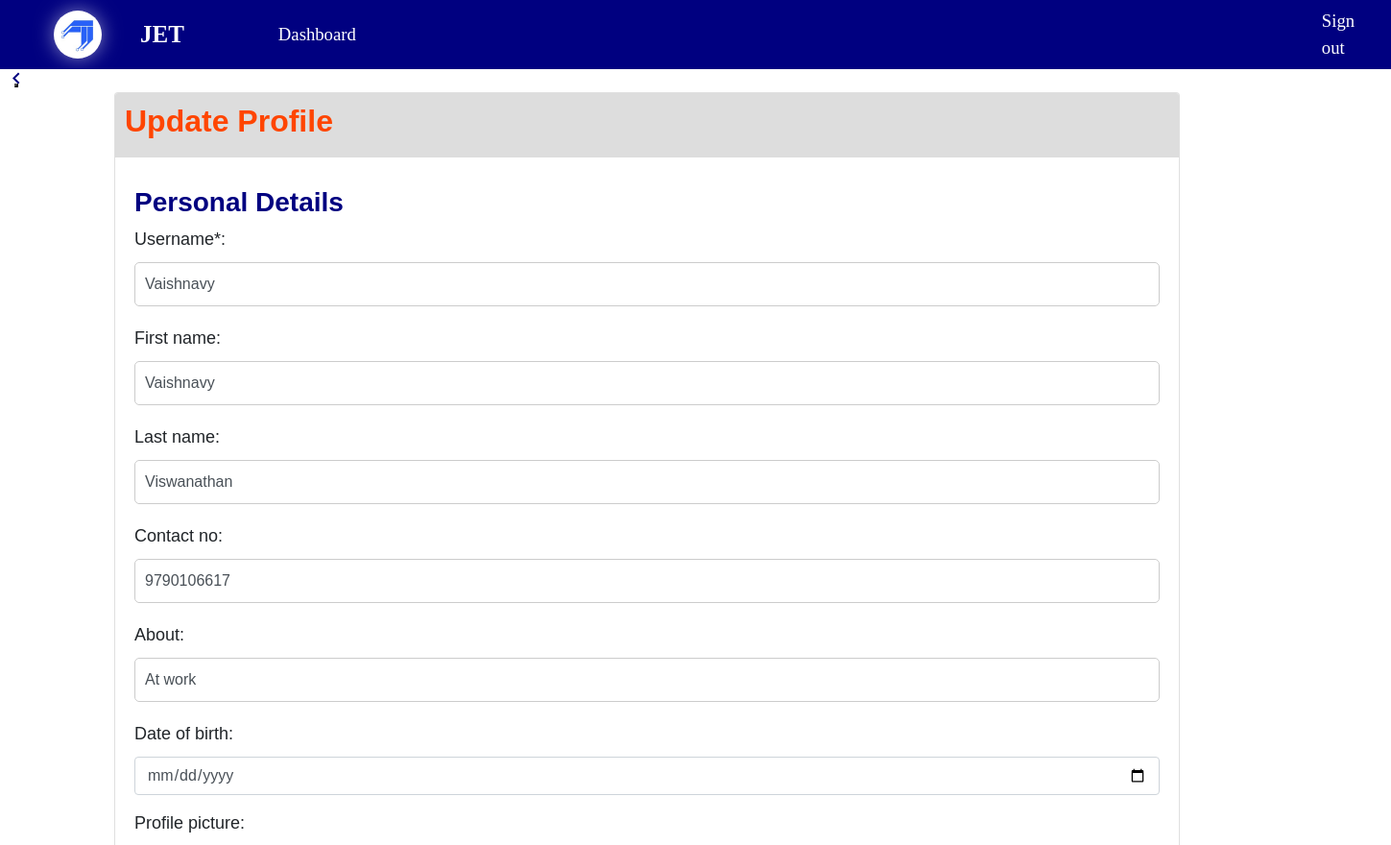
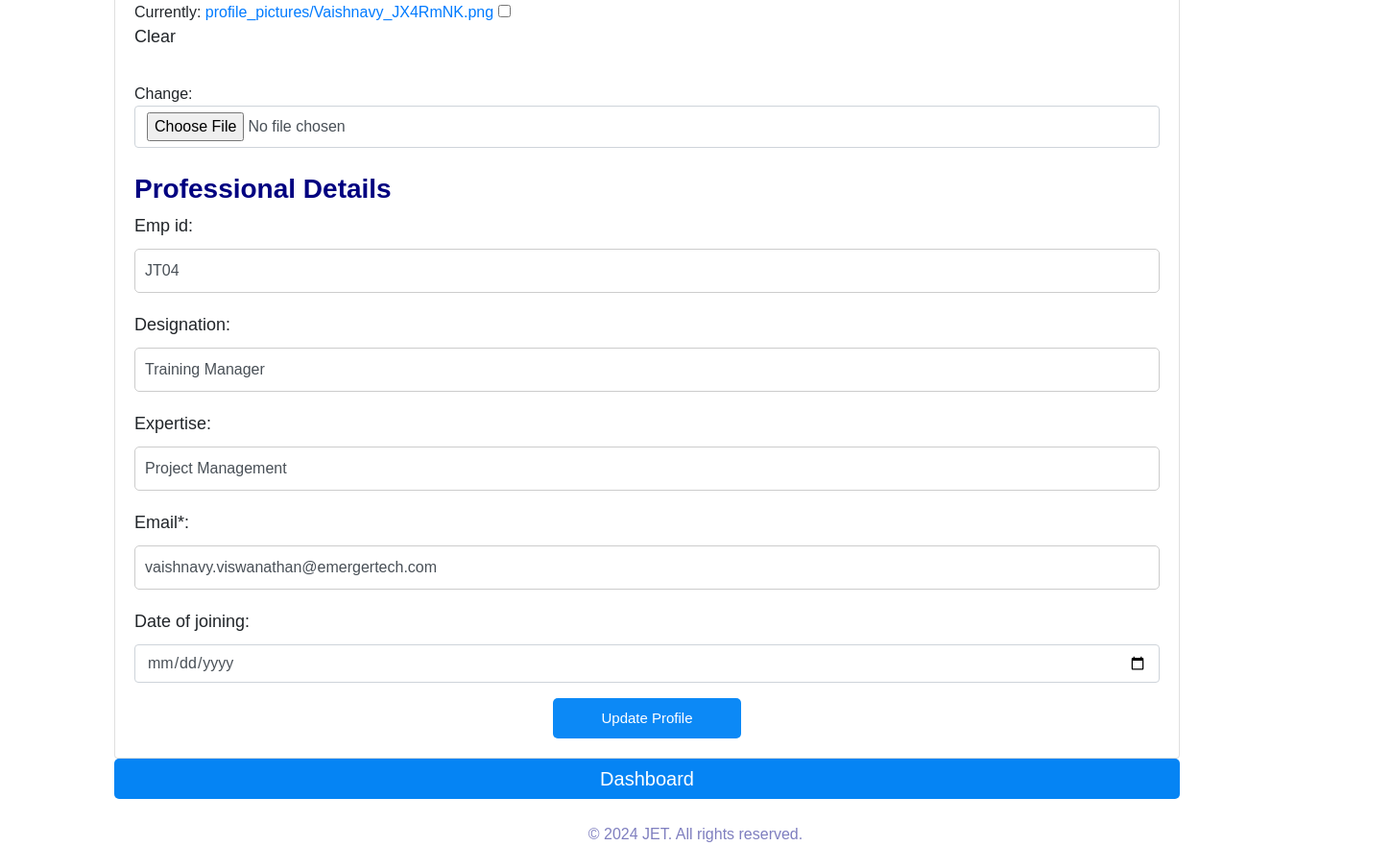
The page /user/7/update/ (signed in) on the database its author committed (2 pictures, top to bottom).
### app/models.py (models this page shows)
class User(AbstractUser, PermissionsMixin):
    username = models.CharField(max_length=50, blank=False, unique=True)
    About = models.CharField(max_length=50, null=True, blank=True)
    profile_picture = models.ImageField(upload_to='profile_pictures/', blank=True, null=True)
    first_name = models.CharField(max_length=25, blank=False)
    last_name = models.CharField(max_length=25, blank=False)
    email = models.EmailField(unique=True)
    emp_id = models.CharField(max_length=10, blank=True)
    designation = models.CharField(max_length=25, blank=True)
    Date_of_birth = models.DateField(null=True, blank=True)
    contact_no = models.CharField(max_length=10, blank=True)
    expertise = models.CharField(max_length=250, blank=True)
    certifications = models.CharField(max_length=250, blank=True)
    Date_of_joining = models.DateField(null=True, blank=True)
    department = models.CharField(max_length=255, blank=True)
    objects = CustomUserManager()
    USERNAME_FIELD = 'username'
    REQUIRED_FIELDS = []

### app/views.py (the view)
# urls.py: path('user/<pk>/update/', views.user_update, name='user_update'),
@login_required
def user_update(request, pk):
    User = get_user_model()
    user = get_object_or_404(User, pk=pk)
    if request.user != user:
        return HttpResponseForbidden()
    if request.method == 'POST':
        personal_details_form = PersonalDetailsForm(request.POST, request.FILES, instance=user)
        professional_details_form = ProfessionalDetailsForm(request.POST, instance=user)
        if personal_details_form.is_valid() and professional_details_form.is_valid():
            user = personal_details_form.save(commit=False)  # Get the user instance
            user.username = personal_details_form.cleaned_data.get('username')
            user.first_name = personal_details_form.cleaned_data.get('first_name')
            user.last_name = personal_details_form.cleaned_data.get('last_name')
            user.Date_of_birth = personal_details_form.cleaned_data.get('Date_of_birth')
            user.save()  # Save changes to user
            profile = Profile.objects.get(user=user)  # Assuming one-to-one relationship
            profile.profile_picture = personal_details_form.cleaned_data.get('profile_picture', profile.profile_picture)  # Keep existing if not updated
            profile.save()
            user.emp_id = professional_details_form.cleaned_data.get('emp_id')
            user.designation = professional_details_form.cleaned_data.get('designation')
            user.expertise = professional_details_form.cleaned_data.get('expertise')
            user.Date_of_joining = professional_details_form.cleaned_data.get('Date_of_joining')
            professional_details_form.instance = user  # Assign the user instance to the form
            professional_details_form.save()  # Save professional details
            return redirect('dashboard')  # Redirect to the dashboard
    else:
        personal_details_form = PersonalDetailsForm(instance=user)
        professional_details_form = ProfessionalDetailsForm(instance=user)
    return render(request, 'user_update.html', {
        'personal_details_form': personal_details_form,
        'professional_details_form': professional_details_form,
    })

### app/forms.py
class PersonalDetailsForm(forms.ModelForm):
    class Meta:
        model = User
        fields = ('username', 'first_name', 'last_name',  'contact_no', 'About', 'Date_of_birth', 'profile_picture')
        widgets = {
            'Date_of_birth': forms.DateInput(attrs={'type': 'date'}),
        }
    def __init__(self, *args, **kwargs):
        super().__init__(*args, **kwargs)
        for field in self.fields.values():
            field.widget.attrs.update({'class': 'form-control'})
        self.fields['username'].label = "Username*"

class ProfessionalDetailsForm(forms.ModelForm):
    class Meta:
        model = User
        fields = ('emp_id', 'designation', 'expertise', 'email', 'Date_of_joining')
        widgets = {
            'Date_of_joining': forms.DateInput(attrs={'type': 'date'}),
        }
    def __init__(self, *args, **kwargs):
        super().__init__(*args, **kwargs)
        for field in self.fields.values():
            field.widget.attrs.update({'class': 'form-control'})
        self.fields['email'].label = "Email*"

### templates/user_update.html (shortened to what this page needs)
{% extends 'base.html' %}
{% load static %}
{% block content %}
<button><a class="back-button" onclick="location.href='{% url 'user_list' %}'"></a></button>
<div class="container">
    <div class="row justify-content-center">
        <div class="col-md-12">
            <div class="card">
                <div class="card-header" style="background-color:#ddd;color:orangered;">
                    <h2>Update Profile</h2>
                </div>
                <div class="card-body">
                    <form method="post" enctype="multipart/form-data">
                        <div class="row">
                            <div class="col-md-12">
                                <h3 style="color:navy;">Personal Details</h3>
                                {{ personal_details_form.as_p }}
                            </div>
                            <div class="col-md-12">
                                <h3 style="color:navy;">Professional Details</h3>
                                {{ professional_details_form.as_p }}
                            </div>
                        </div>
                        <div class="row justify-content-center">
                          <div class="col-md-12 text-center">
                              <button type="submit" class="btn btn-primary" style="background-color:navy; margin:auto;">Update Profile</button>
                          </div>
                      </div>
                </div>
            </div>
        </div>
    </div>
    <div class="row justify-content-center">
        <div class="col-md-12">
            <button class="btn btn-primary btn-block" style="background-color:navy;">
                <a href="{% url 'dashboard' %}" style="text-decoration: none; color: inherit;">Dashboard</a>
            </button>
        </div>
    </div>
</div>
{% endblock %}

### Static/css/master.css (style rules this page uses)
* { box-sizing: border-box; margin: 0; padding: 0; }
body { font-family: Arial, sans-serif; background-color:white; background-image: none; }

### templates/user_update.html (style rules this page uses)
.container { width: 2000px; margin-right: 190px; margin-bottom: 20px; }
.card-header { background-color: #f7f7f7; padding: 10px; border-bottom: 1px solid #ddd; }
h2 { margin-top: 0; font-weight: bold; font-family: 'Franklin Gothic Medium', 'Arial Narrow', Arial, sans-serif; }
h3 { margin-top: 10px; font-weight: bold; font-family: 'Franklin Gothic Medium', 'Arial Narrow', Arial, sans-serif; }
label { display: block; margin-bottom: 10px; font-size: large; font-weight: 500; font-family: 'Franklin Gothic Medium', 'Arial Narrow', Arial, sans-serif; flex: 0 0 50%; }
input[type="text"], input[type="email"], input[type="password"] { width: 100%; padding: 10px; margin-bottom: 20px; border: 1px solid #ccc!important; border-radius: 5px; flex: 0 0 50%; }
button[type="submit"] { background-color: #0c89f6!important; color: #fff!important; padding: 10px 20px; border: none; border-radius: 5px; cursor: pointer; font-size: 15px; font-family: 'Franklin Gothic Medium', 'Arial Narrow', Arial, sans-serif; padding-left: 50px; padding-right: 50px; margin-left: 260px; flex: 0 0 40px; }
.btn-primary { background-color: #0584f4!important; color: #fff!important; border: none; border-radius: 5px; cursor: pointer; font-size: 15px; font-family: 'Franklin Gothic Medium', 'Arial Narrow', Arial, sans-serif; flex: 0 0 50%; }
.btn-block { background-color: #0584f4!important; color: #fff!important; border: none; border-radius: 5px; cursor: pointer; font-size: 20px; font-family: 'Franklin Gothic Medium', 'Arial Narrow', Arial, sans-serif; flex: 0 0 50%; }
.back-button { position: fixed; top: 30px; left: 5px; color: #fff; border: none; border-radius: 5px; cursor: pointer; font-size: 16px; margin-top:40px; }
.back-button::before { content: ""; background-size: 24px 24px; background-position: center; background-repeat : no-repeat; width: 24px; height: 24px; display: inline-block; margin-right: 10px; }

### templates/base.html (style rules this page uses)
* { box-sizing: border-box; margin: 0; padding: 0; }
body { overflow-x: hidden; font-family: Arial, sans-serif; background-color: white; background-image: none; }
html { scroll-behavior: smooth; }

### rows shown on the page
User: username "Vaishnavy", first_name "Vaishnavy", last_name "Viswanathan", contact_no "9790106617", About "At work", emp_id "JT04", designation "Training Manager", expertise "Project Management", email "vaishnavy.viswanathan@emergertech.com"
